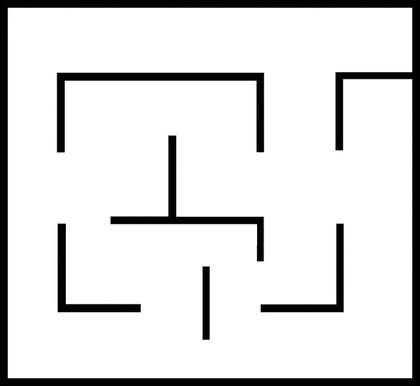
%> input picture Matlab_create_structure/BAK_2/pixel_files/Map8_2.jpg, 420 x 386 px, shrunk from 593 x 545 before the run
$ octave CreateGraphStructure.m   (GNU Octave 9; MATLAB toolbox functions it lacks are replaced by stand-ins)
%> lines starting %> are read from the running program, lines starting %| are printed output that depends on the picture

close all;
clear all; clc;


load('./pixel_files/GraphMap8_2.mat');

fig = imread('./pixel_files/Map8_2.jpg');
%> fig is the input picture: size 386x420x3 uint8; min 0, max 255, mean 221.7


%Transform pixels to meters
resolution = 0.02;

w_s = [0 length(fig(1,:,1)) 0 length(fig(:,1,1))]*resolution;
%> w_s = [0 8.4 0 7.72]
axis (w_s)

figure(1)
image = (fig(:,:,1)+fig(:,:,2)+fig(:,:,3))/3;
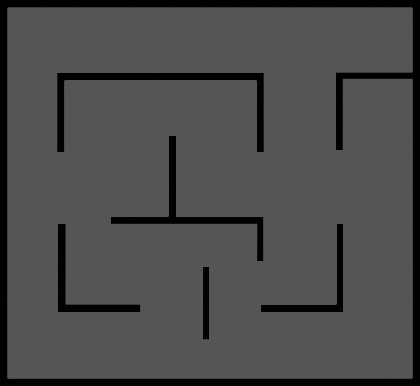
%> image: size 386x420 uint8; min 0, max 85, mean 75
image = flipud(image);
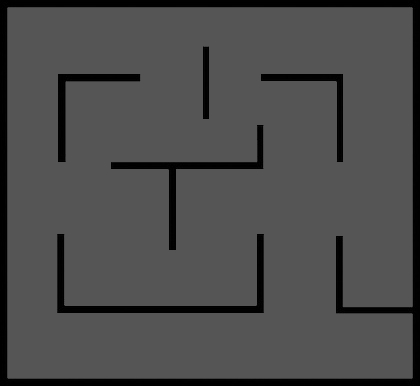
%> image: size 386x420 uint8; min 0, max 85, mean 75; mean of the top-left, top-right, bottom-left and bottom-right quarters 73.9, 75.7, 75, 75.3
x = linspace(w_s(1),w_s(2),length(fig(1,:,1)));
%> x = 420 values from 0 to 8.4
y = linspace(w_s(3),w_s(4),length(fig(:,1,1)));
%> y = 386 values from 0 to 7.72
[X,Y] = meshgrid(x,y);
H = pcolor(X,Y,image);
H.LineStyle = 'none';
colormap gray
axis equal


%Adds the path to the graph library
addpath('./graphutils')

graph = struct('number_nodes',[],'node_list',[],'edge_matrix',[],'complete_edge_matrix',[],'map_edge_matrix',[],'path_matrix',[],'w_s',[],'Pol_coefs',[]);

graph.w_s = w_s;
%> graph.w_s = [0 8.4 0 7.72]
graph.number_nodes = 36;


%Get the position of the nodes (vertices)
nodes = inf*ones(36,2);
for k = 1:1:length(Path_l)
    node_id = Path_l(k).from;
    nodes(node_id,1) = Path_l(k).path(1,2)*resolution;
    nodes(node_id,2) = w_s(4)-Path_l(k).path(1,1)*resolution;
    node_id = Path_l(k).To;
    nodes(node_id,1) = Path_l(k).path(end,2)*resolution;
    nodes(node_id,2) = w_s(4)-Path_l(k).path(end,1)*resolution;
end
%> after the loop, nodes = 36 rows, first 12: [0.48 7.24; 1.26 6.44; 8.48 6.12; 10.76 6.58; 11.4 7.24; 11.4 5.92; 8.52 2.48; 6.32 2.92; 6.02 4.2; 3.3 3.98; 2.08 5.18; 3.22 3.14]


graph.node_list = nodes;
%> graph.node_list has the same summary as nodes
% [13 lines of commented-out code are left out]


path = struct('path',[]);
E = [];
paths = path;
k = 0;
for i = 1:1:graph.number_nodes
    for j = 1:1:graph.number_nodes
        if (i ~= j)
            k = k+1;% for k = 1:1:length(E(:,1))
            E(k,:) = [i, j];
            paths(k,1) = path;
        end
    end
end
%> this loop made 36 passes
%> after the loop, E = 1260 rows, first 12: [1 2; 1 3; 1 4; 1 5; 1 6; 1 7; 1 8; 1 9; 1 10; 1 11; 1 12; 1 13]; k = 1260; paths = 1260 items


% graph.edge_matrix = graph.edge_matrix*resolution;

%Matrix of lengths of the edges
E_pol = zeros(length(MeetPoints));


%Loop to generate a set of polynomials that represents each edge
for k = 1:1:length(Path_l)
    i = Path_l(k).from;
    j = Path_l(k).To;
    x = Path_l(k).path;
    y = w_s(4)-x(:,1)*resolution;
    x = x(:,2)*resolution;

%     figure(2)
%     hold on
%     plot(x,y,'y+','LineWidth',1)
%     axis equal


    %Create matrix of regressors
    A = [];
    t = 0;
    dt = 1/length(x);
    for p = 1:1:length(x)
        A = [A; t^5 t^4 t^3 t^2 t^1 t^0];
        t = t+dt;
    end

    %Apply the minimum squares method
    cx = A\x;
    cy = A\y;

    %Create a "structure for a polynomial" and store it in the matrix
    pol = struct('from',Path_l(k).from,'to',Path_l(k).To,'coef_x',cx,'coef_y',cy);
    Pol_coefs(k) = pol;

    %Simulate the computed polynomial
    xsim = [];
    ysim = [];
    for t = 0:dt:1
        xsim(end+1) = cx(1)*t^5+cx(2)*t^4+cx(3)*t^3+cx(4)*t^2+cx(5)*t^1+cx(6)*t^0;
        ysim(end+1) = cy(1)*t^5+cy(2)*t^4+cy(3)*t^3+cy(4)*t^2+cy(5)*t^1+cy(6)*t^0;
    end
    %Compute the length of a edge based on the computed polinomial
    comp = 0;
    for p = 1:1:(length(xsim)-1)
        d_comp = sqrt((xsim(p)-xsim(p+1))^2+(ysim(p)-ysim(p+1))^2);
        comp = comp + d_comp;
    end
    E_pol(Path_l(k).from,Path_l(k).To) = comp;

    %Plot the polynomial
%     figure(1)
    hold on
    plot(xsim,ysim,'b','LineWidth',2)
    hold off
% [4 lines of commented-out code are left out]
end
%> this loop made 40 passes
%> cy on passes 1 to 12: [-1.46e-13; 4.44e-16; 3.75e-13; -2.87e-13; -0.8; 7.24], [-10.06; 16.94; -8.04; 0.199; 0.516; 6.52], [-7.67; 21.53; -20.83; 7.04; 0.357; 6.14], [-6.7e-13; 1.48e-12; -1.2e-12; 4.62e-13; 0.66; 6.6], [-4.21e-13; 1.01e-12; -9.06e-13; 3.93e-13; -0.68; 6.58], [1.24e-12; -2.75e-12; 2.09e-12; -6.85e-13; -3.64; 6.12], [-7.34; 15.74; -10.35; 2.57; -0.216; 2.5], [-2.89e-13; 6.4e-13; -4.52e-13; 1.1e-13; 1.28; 2.94], [-12.11; 35.71; -36.01; 12.14; 0.0147; 4.23], [1.53e-14; -6e-14; 6.98e-14; -2.58e-14; 1.22; 3.98], [-4.01e-13; 9.18e-13; -7.44e-13; 2.44e-13; -0.86; 3.98], [1.07; -3.52; 4.45; -2.67; -0.0865; 3.14]
%> (y, cy) on pass 34: ([2.44; 2.46; 2.48], [-0.00454; -0.00523; -0.00308; 0.00967; 0.0574; 2.44])
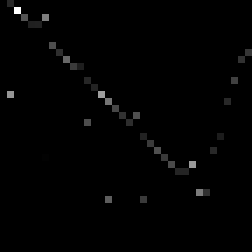
%> E_pol: size 36x36 double (shown 7 times larger); min 0, max 7.34, mean 0.0632; drawn with min black and max white
%> after the loop, Pol_coefs = 40 items; first 5, from and to: 1 2, 2 3, 3 4, 4 5, 4 6; xsim = 56 values, max 6.32 at index 1, min 5.22 at index 56, mean 5.77; ysim = 56 values, max 2.92 at index 1, min 1.82 at index 56, mean 2.37
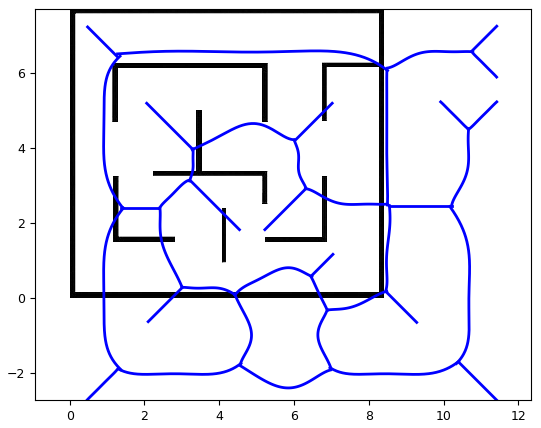
%> figure redrawn from the program's plot data; curve peaks at x = 0.48, y = 7.24; curve peaks at x = 6.58, y = 6.6; curve peaks at x = 9.78, y = 6.59; curve peaks at x = 11.42, y = 7.26
E_pol = E_pol + E_pol';
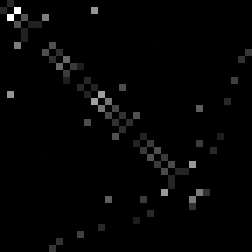
%> E_pol: size 36x36 double (shown 7 times larger); min 0, max 7.34, mean 0.126; drawn with min black and max white


% Create container
%> (the run ends here)
